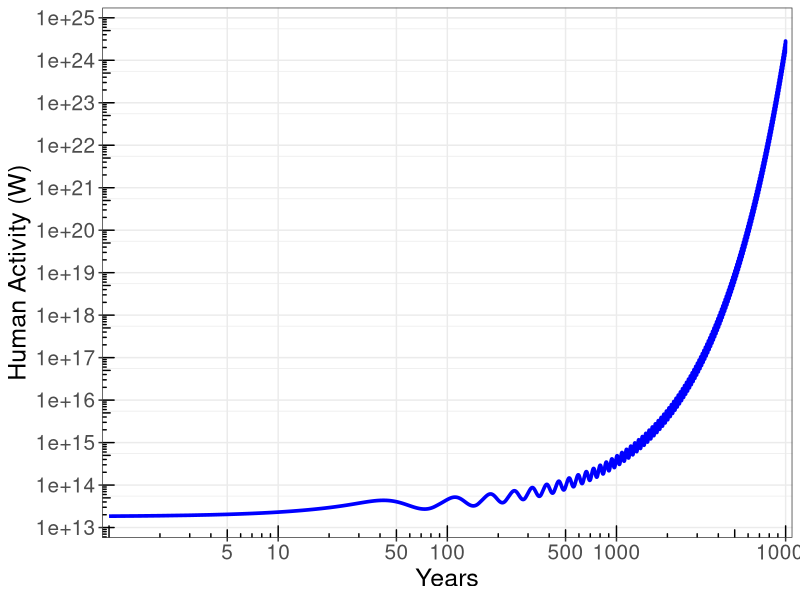
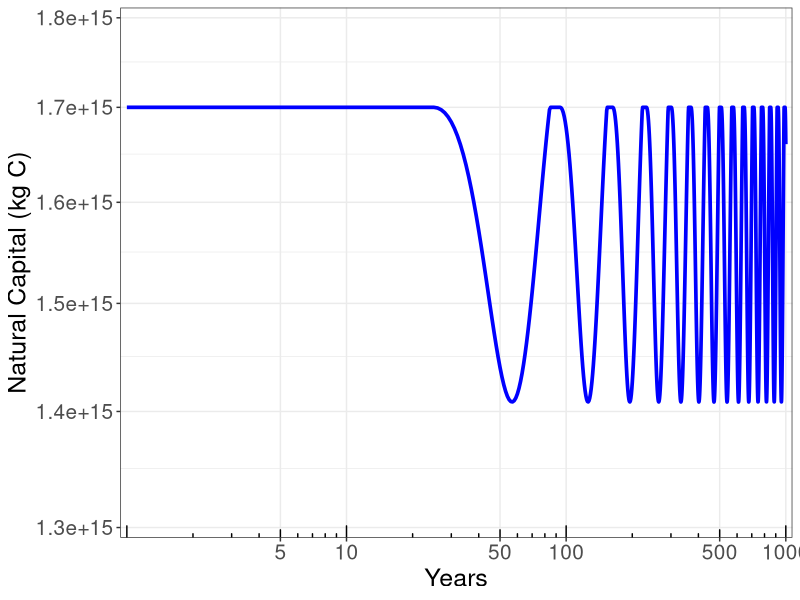

Here is the R script that generated these plots, in order:
# Simulation: Sim02_NormalTech_4Jun2014
# Description: green tech progress faster than overall growth
# last modified: by Dwayne June 4, 2014

###################################################################################
# load libraries
library("ggplot2")
library("grid")
library("scales")
###################################################################################
# CONSTANTS AND AUXILIARY VARIABLES

# run controls
starting_year <- 1
ending_year <- 10000

# constants
Rate_of_Increase_in_Human_Activity <- 0.02475 # /yr
Primary_Productivity <- 5.36e13 # kg C/yr
Replenishment_of_Natural_Capital <- Primary_Productivity
Unit_Depletion_of_Natural_Capital_t0 <- 5.5079e-08 # kg C / J/yr human activity
Rate_of_Decrease_in_Unit_Depletion_of_Natural_Capital <- 0.0025 # /yr
#Rate_of_Decrease_in_Unit_Depletion_of_Natural_Capital <- 0.03 # /yr
Effect_of_Natural_Capital_Depletion_on_Human_Activity <- 1.65e-16 # / kg C
Decrease_in_Human_Activity_t0 <- 0
Natural_Capital_Gap_t0 <- 0

# initialize stocks
Natural_Capital_t0 <- 1.70e15
Natural_Capital_NCU_t0 <- 100

Human_Activity_t0 <- 5.84063e20

Human_Activity_W_t0 <- # human activity, W
  Human_Activity_t0 * # human activity, J/yr
  1 * # 1 W / J/s
  1 / (365 * 24 * 60 * 60) # 1 yr / (365 d/yr * 24 hr/d * 60 min/hr * 60 s/min

Kardashev_Scale_t0 <- (log(Human_Activity_W_t0, 10) - 6) / 10


###################################################################################


###################################################################################
# STOCK 1: Human_Activity
# Units: J/yr
# Initial Value: 
#   Human_Activity_t0 <- 5.84063e14
#
# Inflow: Increase_in_Human_Activity
# Units: J/yr/yr
# Relationship:
#   Human_Activity (J/yr) * Rate_of_Increase_in_Human_Activity (/yr)

# Outflow: Decrease_in_Human_Activity
# Units: J/yr/yr
# Relationship:
#   (Natural_Capital_t0, kg C - Natural_Capital, kg C) *
#     Effect_of_Natural_Capital_Depletion_on_Human_Activity, J/yr/yr / kg C)
#
###################################################################################
# STOCK 2: Natural_Capital
# Units: kg C
# Initial Value: 
# Natural_Capital_t0 <- 1.70e15
# Constraint: must be <= initial value
#
# Inflow: Replenishment_of_Natural_Capital
# Units: kg C/yr
# Relationship: = Primary_Productivity (kg C/yr)

# Outflow: Depletion_of_Natural_Capital
# Units: kg C/yr
# Relationship: 
#   Initial Value: Depletion_of_Natural_Capital_t0, (kg C/J/yr)
#   Thereafter: Effect_of_Natural_Capital_Depletion_on_Human_Activity(t-1), (kg C/J/yr) * 
#     (1 - Rate_of_Decrease_in_Depletion_of_Natural_Capital), (/yr) *
#     Human_Activity(t-1) (J/yr)

# Natural_Capital <- min(Natural_Capital, Natural_Capital_t0) 
#     
###################################################################################
# SIMULATION
#
# initialize values

year <- starting_year

Depletion_of_Natural_Capital_t0 <- 
  Unit_Depletion_of_Natural_Capital_t0 * Human_Activity_t0

Output <- c(year, 
            Human_Activity_t0, 
            Human_Activity_W_t0,
            Kardashev_Scale_t0,
            Natural_Capital_t0,
            Natural_Capital_NCU_t0,
            Replenishment_of_Natural_Capital,
            Unit_Depletion_of_Natural_Capital_t0,
            Depletion_of_Natural_Capital_t0,
            Natural_Capital_Gap_t0,
            Decrease_in_Human_Activity_t0)

# names(Output) <- c("Year", 
#                        "Human_Activity", 
#                        "Kardashev_Scale",
#                        "Natural_Capital",
#                        "Natural_Capital_NCU",
#                        "Replenishment_of_Natural_Capital",
#                        "Unit_Depletion_of_Natural_Capital",
#                        "Depletion_of_Natural_Capital",
#                        "Natural_Capital_Gap",
#                        "Decrease_in_Human_Activity")

Human_Activity <- Human_Activity_t0
Natural_Capital <- Natural_Capital_t0
Unit_Depletion_of_Natural_Capital <- Unit_Depletion_of_Natural_Capital_t0

# complete simulation
while (year < ending_year) {
  Output_tminus1 <- Output
  year <- year + 1  
  
  # increment rate of natural capital depletion per unit human activity
  Unit_Depletion_of_Natural_Capital <- 
    Unit_Depletion_of_Natural_Capital *
    (1 - Rate_of_Decrease_in_Unit_Depletion_of_Natural_Capital)
  
  Depletion_of_Natural_Capital <- 
    Unit_Depletion_of_Natural_Capital * Human_Activity
  
  Natural_Capital_Gap <- Natural_Capital_t0 - Natural_Capital

  Decrease_in_Human_Activity <-
    Natural_Capital_Gap * 
    Effect_of_Natural_Capital_Depletion_on_Human_Activity *
    Human_Activity
  
  # perform mass balance on stocks
  
  Human_Activity <-
    Human_Activity +
    Human_Activity * Rate_of_Increase_in_Human_Activity - 
    Decrease_in_Human_Activity

  Natural_Capital <-
    Natural_Capital +
    Replenishment_of_Natural_Capital - 
    Depletion_of_Natural_Capital
  
  #constrain natural capital to less than or equal to initial value
  Natural_Capital <- min(Natural_Capital, Natural_Capital_t0)
  Natural_Capital <- max(Natural_Capital, 0)
  
  # define an arbitrary unit of natural capital
  Natural_Capital_NCU <- Natural_Capital * 100 / Natural_Capital_t0
  
  # calculate human activity in W and the Kardashev Scale
  Human_Activity_W <- # human activity, W
    Human_Activity * # human activity, J/yr
    1 * # 1 W / J/s
    1 / (365 * 24 * 60 * 60) # 1 yr / (365 d/yr * 24 hr/d * 60 min/hr * 60 s/min
  
  Kardashev_Scale <- (log(Human_Activity_W, 10) - 6) / 10
  if (Kardashev_Scale >= 3.0) break
  
  # add newest values to output data set
  new_output <- c(year, 
                  Human_Activity,
                  Human_Activity_W,
                  Kardashev_Scale,
                  Natural_Capital,
                  Natural_Capital_NCU,
                  Replenishment_of_Natural_Capital,
                  Unit_Depletion_of_Natural_Capital,
                  Depletion_of_Natural_Capital,
                  Natural_Capital_Gap,
                  Decrease_in_Human_Activity)
  
  names(new_output) <- c("Year", 
                         "Human_Activity",
                         "Human_Activity_W",
                         "Kardashev_Scale",
                         "Natural_Capital",
                         "Natural_Capital_NCU",
                         "Replenishment_of_Natural_Capital",
                         "Unit_Depletion_of_Natural_Capital",
                         "Depletion_of_Natural_Capital",
                         "Natural_Capital_Gap",
                         "Decrease_in_Human_Activity")

  Output <- rbind(Output, new_output)

}
###################################################################################

#Output # uncomment to print output data set if desired

# plot outputs of interest

# # plot human activity stock
# plot(
#   Output[,3]~Output[,1],
#   type="l",
#   xlab="Year",
#   ylab="Human Activity (Kardashev Scale)",
#   log="x"
#   )
# 
# # plot natural capital stock
# plot(
#   Output[,1], Output[,5],
#   log="x",
#   type="l",
#   xlab="Year",
#   ylab="Natural Capital (arbitrary units, 2013=100)"
#   )

# plot outputs in ggplot2

# convert from a matrix to a data frame (required for ggplot)
Output_df <- as.data.frame(Output)

# PLOT HUMAN ACTIVITY (FIGURE 13)
# assign data to be plotted
Human_Activity_Plot_1 <- ggplot(
  data = Output_df, # data set
  aes(x = Output_df$Year, # x variable
      y = Output_df$Human_Activity_W # y variable
  ),
)

# assign type of plot and any statistics to calculate
Human_Activity_Plot_2 <- Human_Activity_Plot_1 + 
  geom_line( # a basic line
    stat = "identity", # plot the actual value, no statistical transformation
    color = "blue", # set the line color
    size = 1.25 # set the line width
  )

# assign a theme
Human_Activity_Plot_3 <- Human_Activity_Plot_2 +
  theme_bw()  # a basic black and white theme

# log transform axes
Human_Activity_Plot_6 <- Human_Activity_Plot_3 +
  coord_trans(
    x = "log10", # transform x axis to log scale 
    y = "log10" # transform y axis to log scale
  )

# set axis labels, scales, and intervals

Human_Activity_Plot_7 <- Human_Activity_Plot_6 +
  scale_x_continuous(
    name = "Years", # x axis label
    limits = c(1, 10000), # set x axis limits
    breaks = c(5, 10, 50, 100, 500, 1000, 10000), # x axis limits and interval
    minor_breaks = function(x) log10(x)/10, # specify minor breaks (NOT DEBUGGED)
    expand = c(0.01,0) # control where y axis crosses - first number is fraction of plot left as white space
    #     labels = c("Years", "", "Decades", "", "Centuries", "") # replace x-axis numbers with text labels
  ) +
  scale_y_continuous(
    name = ("Human Activity (W)"), # y axis label
    limits = c(1e13, 1e25), # set y axis limits
    breaks = c(1e13, 1e14, 1e15, 1e16, 1e17, 1e18, 1e19, 1e20, 1e21, 1e22, 1e23, 1e24, 1e25), # set breaks and tick marks
    expand = c(0.02,0) # control where x axis crosses - first number is fraction left as white space
  )

# set font size of labels and numbers on axes

Human_Activity_Plot_8 <- Human_Activity_Plot_7 +
  theme(
    axis.title.x = element_text(size = 18), # set font size of x axis label
    axis.text.x = element_text(size = 15), # set font size of x axis text
    axis.title.y = element_text(size = 18), # set font size of y axis label
    axis.text.y = element_text(size = 15), # set font size of y axis text
    panel.grid.minor = element_line() # specify minor grid lines (NOT DEBUGGED)
  )

# set tick marks

Human_Activity_Plot_9 <- Human_Activity_Plot_8 +
  annotation_logticks( # adds tick marks to a log scale
    scaled = FALSE # tells R we have transformed the axis, not the data
  )

Human_Activity_Plot_9


# PLOT NATURAL CAPITAL

# assign data to be plotted
Natural_Capital_Plot_1 <- ggplot(
  data = Output_df, # data set
  aes(x = Output_df$Year, # x variable
      y = Output_df$Natural_Capital # y variable
  ),
)

# assign type of plot and any statistics to calculate
Natural_Capital_Plot_2 <- Natural_Capital_Plot_1 + 
  geom_line( # a basic line
    stat = "identity", # plot the actual value, no statistical transformation
    color = "blue", # set the line color
    size = 1.25 # set the line width
  )

# assign a theme
Natural_Capital_Plot_3 <- Natural_Capital_Plot_2 +
  theme_bw()  # a basic black and white theme

# log transform axes
Natural_Capital_Plot_4 <- Natural_Capital_Plot_3 +
  coord_trans(
    x = "log10", # transform x axis to log scale 
    y = "log10" # transform y axis to log scale
  )

# set axis labels, scales, and intervals

Natural_Capital_Plot_5 <- Natural_Capital_Plot_4 +
  scale_x_continuous(
    name = "Years", # x axis label
    limits = c(1, 1000), # set x axis limits
    breaks = c(5, 10, 50, 100, 500, 1000), # x axis limits and interval
    minor_breaks = function(x) log10(x)/10, # specify minor breaks (NOT DEBUGGED)
    expand = c(0.01,0) # control where y axis crosses - first number is fraction of plot left as white space
    #     labels = c("Years", "", "Decades", "", "Centuries", "") # replace x-axis numbers with text labels
  ) +
  scale_y_continuous(
    name = ("Natural Capital (kg C)"), # y axis label
    limits = c(1.3e15, 1.8e15), # set y axis limits
    breaks = c(1.3e15, 1.4e15, 1.5e15, 1.6e15, 1.7e15, 1.8e15), # set breaks and tick marks
    expand = c(0.02,0) # control where x axis crosses - first number is fraction left as white space
  )

# set font size of labels and numbers on axes

Natural_Capital_Plot_6 <- Natural_Capital_Plot_5 +
  theme(
    axis.title.x = element_text(size = 18), # set font size of x axis label
    axis.text.x = element_text(size = 15), # set font size of x axis text
    axis.title.y = element_text(size = 18), # set font size of y axis label
    axis.text.y = element_text(size = 15), # set font size of y axis text
    panel.grid.minor = element_line() # specify minor grid lines (NOT DEBUGGED)
  )

# set tick marks

Natural_Capital_Plot_7 <- Natural_Capital_Plot_6 +
  annotation_logticks( # adds tick marks to a log scale
    scaled = FALSE # tells R we have transformed the axis, not the data
  )

Natural_Capital_Plot_7
